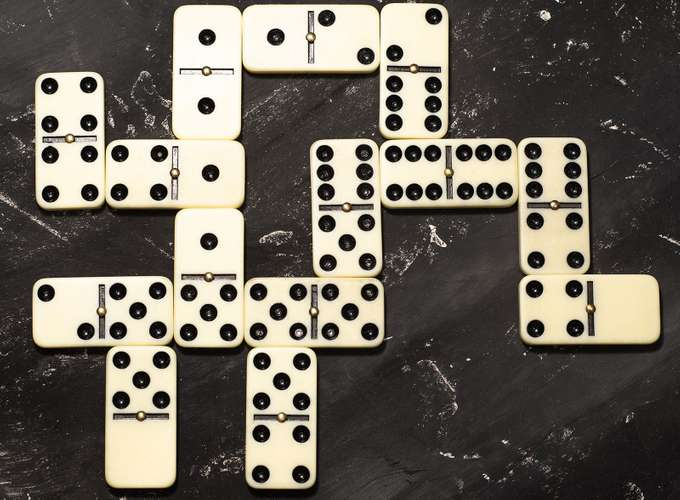
#> input picture Dominoes.jpg, 680 x 500 px
$ python cv2_contour.py
#> lines starting #> are read from the running program, lines starting #| are printed output that depends on the picture
# -*- coding: utf-8 -*-
"""
Created on Sun May 31 23:53:06 2020

I think convolution then contour deteciton would be good.
Can you help me with this? I don't know how to have the output_image
be saved a bgr image so cv2 can detect the contours.
The less reading and writing to storage (saving and opening images)
the better.

@author: Zane
"""


#Convolution
from PIL import ImageDraw
import PIL
import matplotlib.pyplot as plt
import numpy as np
from math import sqrt

# Load image:
input_image = PIL.Image.open("Dominoes.jpg")
#> input_image is the input picture: PIL image 680x500 RGB; mean R, G, B 107.7, 101.5, 91.5
input_pixels = input_image.load()
width, height = input_image.width, input_image.height
#> width = 680; height = 500

# Create output image
output_image = PIL.Image.new("RGB", input_image.size)
#> output_image: PIL image 680x500 RGB; every value is 0
draw = ImageDraw.Draw(output_image)

# Convert to grayscale
intensity = np.zeros((width, height))
for x in range(width):
    for y in range(height):
        intensity[x, y] = sum(input_pixels[x, y]) / 3
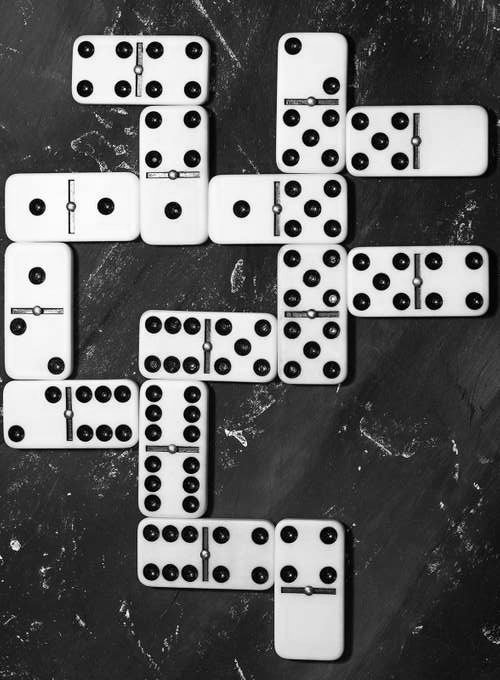
#> intensity: shape (680, 500) float64; min 0, max 254.7, mean 100.2
index=0
# Compute convolution between intensity and kernels
for x in range(1, input_image.width - 1):
    for y in range(1, input_image.height - 1):
        magx = intensity[x + 1, y] - intensity[x - 1, y]
        magy = intensity[x, y + 1] - intensity[x, y - 1]

        # Draw in black and white the magnitude
        color = int(sqrt(magx**2 + magy**2))
        draw.point((x, y), (color, color, color))
    index = index + 1
#> after the loop, index = 678

output_image.show()
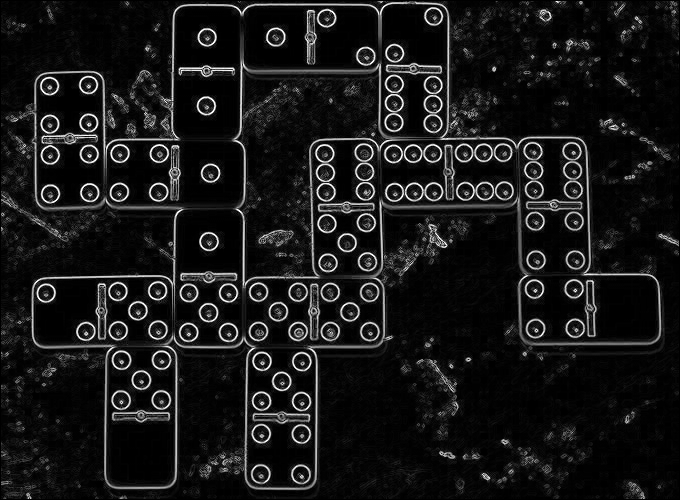
#> shown: PIL image 680x500 RGB; min 0, max 255, mean 23.8
#> (the run stopped early here; a loop or call above may not have finished)
